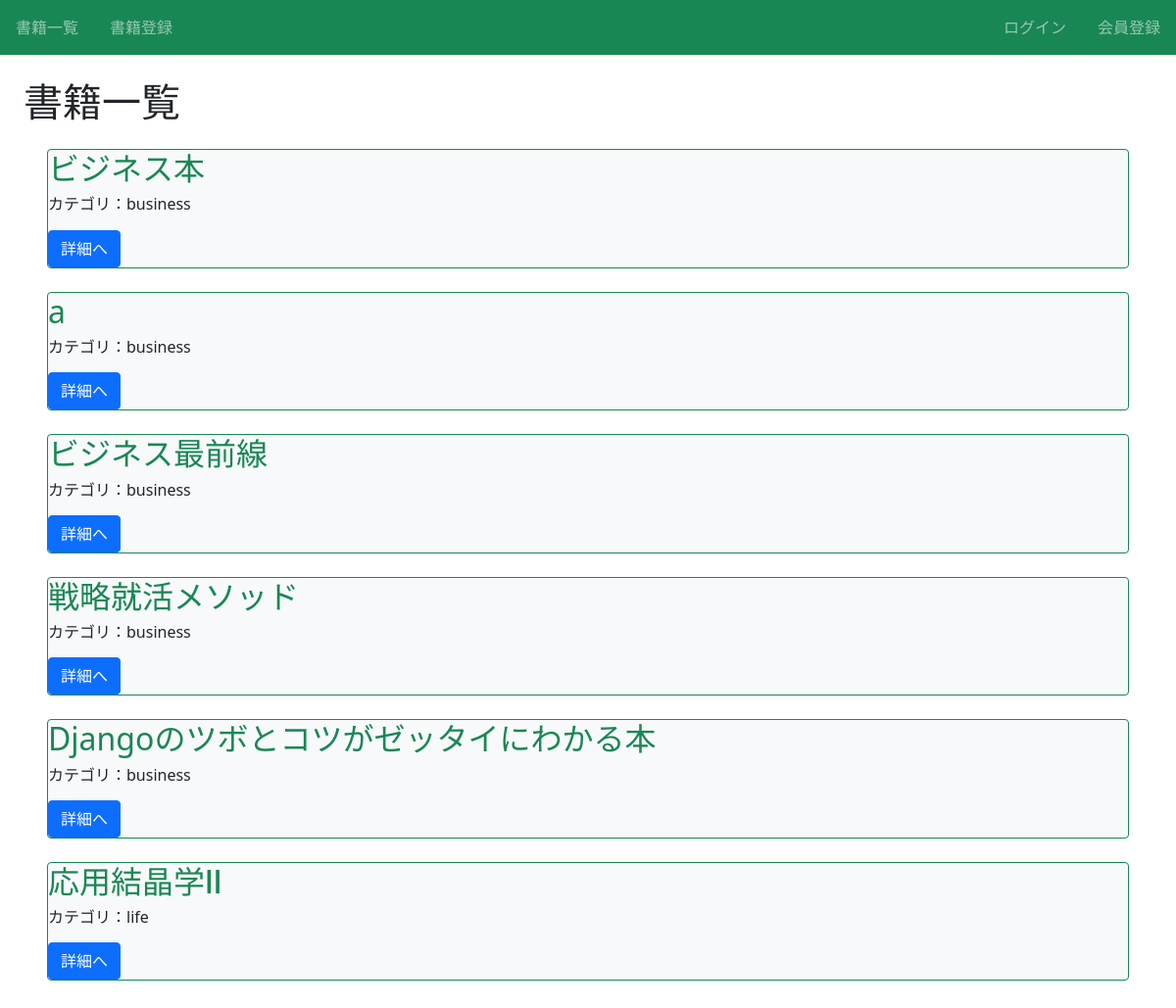
Before: / with the older database file.
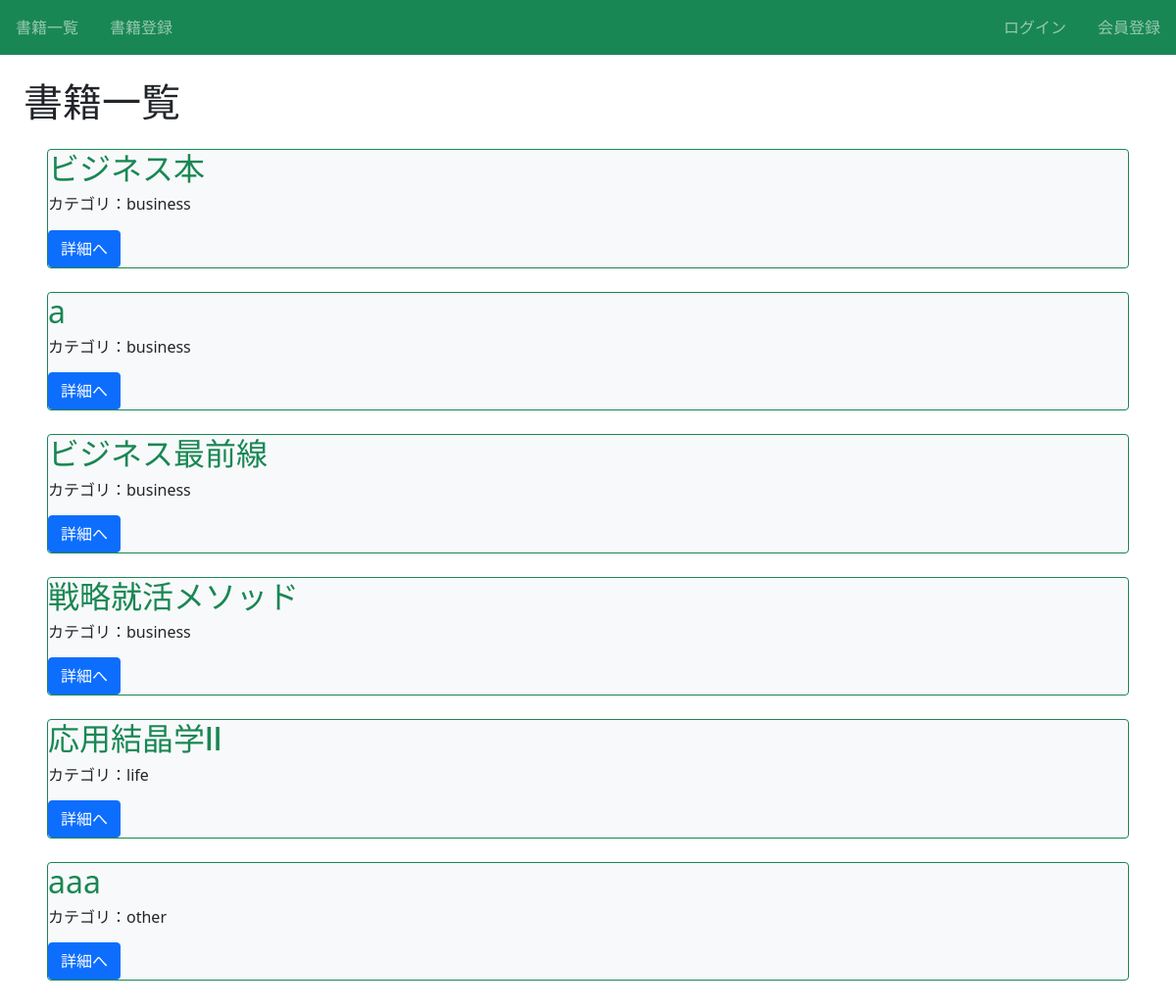
After: the same page with the newer database file.
### book/models.py (models this page shows, shortened)
class Book(models.Model):
    title = models.CharField(max_length=100)
    text = models.TextField()
    category = models.CharField(
        max_length=100,
        choices = CATEGORY
        )

### book/views.py (the view)
# urls.py: path('', views.index_view, name='index'),
def index_view(request):
    print('index_view is called')
    object_list = Book.objects.order_by('category')
    return render(request, 'book/index.html',{'object_list':object_list})

### book/templates/book/index.html (shortened to what this page needs)
{% extends 'base.html' %}
{% block h1 %}書籍一覧{% endblock%}
{% block content %}
    {% for item in object_list %}
    <div class="m-4 bg-light border border-success rounded">
        <h2 class="text-success">{{item.title}}</h2>
        <h6>カテゴリ：{{ item.category }}</h6>
        <div class="mt-3">
            <a href="{% url 'detail-book' item.pk %}" class="btn btn-primary"> 詳細へ </a>
        </div>
    </div>
    {% endfor %}
{% endblock content %}

Changed rows visible on the page:
removed Book: title "Djangoのツボとコツがゼッタイにわかる本", category "business"
added Book: title "aaa", category "other"
